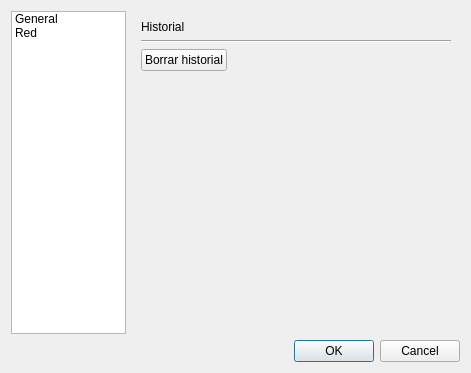
<?xml version="1.0" encoding="UTF-8"?>
<ui version="4.0">
 <class>Settings</class>
 <widget class="QDialog" name="Settings">
  <property name="geometry">
   <rect>
    <x>0</x>
    <y>0</y>
    <width>471</width>
    <height>373</height>
   </rect>
  </property>
  <property name="windowTitle">
   <string>Ajustes</string>
  </property>
  <layout class="QGridLayout" name="gridLayout">
   <item row="1" column="1">
    <widget class="QDialogButtonBox" name="buttonBox">
     <property name="orientation">
      <enum>Qt::Horizontal</enum>
     </property>
     <property name="standardButtons">
      <set>QDialogButtonBox::Cancel|QDialogButtonBox::Ok</set>
     </property>
    </widget>
   </item>
   <item row="0" column="0">
    <widget class="QListWidget" name="listWidget">
     <property name="sizePolicy">
      <sizepolicy hsizetype="Preferred" vsizetype="Preferred">
       <horstretch>0</horstretch>
       <verstretch>0</verstretch>
      </sizepolicy>
     </property>
     <property name="minimumSize">
      <size>
       <width>115</width>
       <height>0</height>
      </size>
     </property>
     <property name="maximumSize">
      <size>
       <width>115</width>
       <height>16777215</height>
      </size>
     </property>
     <item>
      <property name="text">
       <string>General</string>
      </property>
      <property name="icon">
       <iconset>
        <normalon>:/iconos/32x32/configure.png</normalon>
       </iconset>
      </property>
     </item>
     <item>
      <property name="text">
       <string>Red</string>
      </property>
      <property name="icon">
       <iconset>
        <normalon>:/iconos/32x32/preferences-system-network.png</normalon>
       </iconset>
      </property>
     </item>
    </widget>
   </item>
   <item row="0" column="1">
    <widget class="QStackedWidget" name="stackedWidget">
     <property name="sizePolicy">
      <sizepolicy hsizetype="Expanding" vsizetype="Expanding">
       <horstretch>0</horstretch>
       <verstretch>0</verstretch>
      </sizepolicy>
     </property>
     <widget class="QWidget" name="generalPage">
      <layout class="QGridLayout" name="gridLayout_3">
       <item row="1" column="0">
        <layout class="QVBoxLayout" name="verticalLayoutHistorial">
         <property name="sizeConstraint">
          <enum>QLayout::SetDefaultConstraint</enum>
         </property>
         <item>
          <widget class="QLabel" name="labelHistorial">
           <property name="sizePolicy">
            <sizepolicy hsizetype="Preferred" vsizetype="Fixed">
             <horstretch>0</horstretch>
             <verstretch>0</verstretch>
            </sizepolicy>
           </property>
           <property name="text">
            <string>Historial</string>
           </property>
          </widget>
         </item>
         <item>
          <widget class="Line" name="lineHistorial">
           <property name="sizePolicy">
            <sizepolicy hsizetype="Expanding" vsizetype="Fixed">
             <horstretch>0</horstretch>
             <verstretch>0</verstretch>
            </sizepolicy>
           </property>
           <property name="orientation">
            <enum>Qt::Horizontal</enum>
           </property>
          </widget>
         </item>
         <item>
          <widget class="QPushButton" name="pushButtonBorrarHistorial">
           <property name="sizePolicy">
            <sizepolicy hsizetype="Fixed" vsizetype="Fixed">
             <horstretch>0</horstretch>
             <verstretch>0</verstretch>
            </sizepolicy>
           </property>
           <property name="text">
            <string>Borrar historial</string>
           </property>
           <property name="icon">
            <iconset>
             <normalon>:/iconos/16x16/edit-clear-history.png</normalon>
            </iconset>
           </property>
          </widget>
         </item>
         <item>
          <spacer name="verticalSpacerHistorial">
           <property name="orientation">
            <enum>Qt::Vertical</enum>
           </property>
           <property name="sizeHint" stdset="0">
            <size>
             <width>20</width>
             <height>40</height>
            </size>
           </property>
          </spacer>
         </item>
        </layout>
       </item>
      </layout>
     </widget>
     <widget class="QWidget" name="networkPage">
      <layout class="QGridLayout" name="gridLayout_2">
       <item row="0" column="0">
        <layout class="QVBoxLayout" name="verticalLayoutProxyRadioGroup">
         <item>
          <widget class="QRadioButton" name="radioButtonNoProxy">
           <property name="text">
            <string>Sin pro&amp;xy</string>
           </property>
           <attribute name="buttonGroup">
            <string notr="true">buttonGroupProxyType</string>
           </attribute>
          </widget>
         </item>
         <item>
          <widget class="QRadioButton" name="radioButtonSystemProxy">
           <property name="text">
            <string>Usar configuraci&amp;ón de proxy del sistema</string>
           </property>
           <attribute name="buttonGroup">
            <string notr="true">buttonGroupProxyType</string>
           </attribute>
          </widget>
         </item>
         <item>
          <widget class="QRadioButton" name="radioButtonManualProxy">
           <property name="text">
            <string>Usar configuración de proxy &amp;manual</string>
           </property>
           <attribute name="buttonGroup">
            <string notr="true">buttonGroupProxyType</string>
           </attribute>
          </widget>
         </item>
        </layout>
       </item>
       <item row="2" column="0">
        <layout class="QFormLayout" name="formLayoutProxy">
         <item row="1" column="0">
          <widget class="QLabel" name="labelProxyType">
           <property name="text">
            <string>Tipo:</string>
           </property>
          </widget>
         </item>
         <item row="1" column="1">
          <widget class="QComboBox" name="comboBoxProxyType">
           <property name="enabled">
            <bool>false</bool>
           </property>
          </widget>
         </item>
         <item row="2" column="0">
          <widget class="QLabel" name="labelProxyServer">
           <property name="text">
            <string>Servidor:</string>
           </property>
          </widget>
         </item>
         <item row="2" column="1">
          <widget class="QLineEdit" name="lineEditProxyServer">
           <property name="enabled">
            <bool>false</bool>
           </property>
          </widget>
         </item>
         <item row="3" column="0">
          <widget class="QLabel" name="labelProxyPort">
           <property name="text">
            <string>Puerto:</string>
           </property>
          </widget>
         </item>
         <item row="3" column="1">
          <widget class="QSpinBox" name="spinBoxProxyPort">
           <property name="enabled">
            <bool>false</bool>
           </property>
           <property name="maximum">
            <number>9999</number>
           </property>
           <property name="value">
            <number>8080</number>
           </property>
          </widget>
         </item>
         <item row="4" column="0">
          <widget class="QLabel" name="labelProxyUser">
           <property name="text">
            <string>Nombre de usuario:</string>
           </property>
          </widget>
         </item>
         <item row="4" column="1">
          <widget class="QLineEdit" name="lineEditProxyUser">
           <property name="enabled">
            <bool>false</bool>
           </property>
          </widget>
         </item>
         <item row="5" column="0">
          <widget class="QLabel" name="labelProxyPassword">
           <property name="text">
            <string>Contraseña:</string>
           </property>
          </widget>
         </item>
         <item row="5" column="1">
          <widget class="QLineEdit" name="lineEditProxyPassword">
           <property name="enabled">
            <bool>false</bool>
           </property>
           <property name="inputMethodHints">
            <set>Qt::ImhHiddenText|Qt::ImhNoAutoUppercase|Qt::ImhNoPredictiveText|Qt::ImhSensitiveData</set>
           </property>
           <property name="echoMode">
            <enum>QLineEdit::Password</enum>
           </property>
          </widget>
         </item>
        </layout>
       </item>
       <item row="1" column="0">
        <spacer name="verticalSpacerProxy">
         <property name="orientation">
          <enum>Qt::Vertical</enum>
         </property>
         <property name="sizeType">
          <enum>QSizePolicy::Fixed</enum>
         </property>
         <property name="sizeHint" stdset="0">
          <size>
           <width>20</width>
           <height>10</height>
          </size>
         </property>
        </spacer>
       </item>
      </layout>
     </widget>
    </widget>
   </item>
  </layout>
 </widget>
 <resources/>
 <connections>
  <connection>
   <sender>buttonBox</sender>
   <signal>accepted()</signal>
   <receiver>Settings</receiver>
   <slot>accept()</slot>
   <hints>
    <hint type="sourcelabel">
     <x>248</x>
     <y>254</y>
    </hint>
    <hint type="destinationlabel">
     <x>157</x>
     <y>274</y>
    </hint>
   </hints>
  </connection>
  <connection>
   <sender>buttonBox</sender>
   <signal>rejected()</signal>
   <receiver>Settings</receiver>
   <slot>reject()</slot>
   <hints>
    <hint type="sourcelabel">
     <x>316</x>
     <y>260</y>
    </hint>
    <hint type="destinationlabel">
     <x>286</x>
     <y>274</y>
    </hint>
   </hints>
  </connection>
 </connections>
 <buttongroups>
  <buttongroup name="buttonGroupProxyType"/>
 </buttongroups>
</ui>
